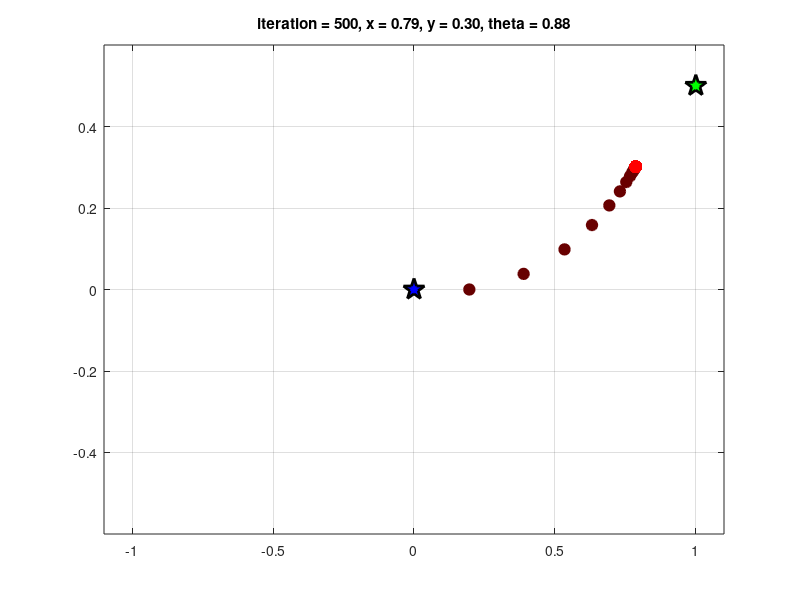

Here is the MATLAB script that generated this plot:


clear all
close all
clc

% Simulation length (in steps)
k_max = 500; % you may need to make this larger

% Initial positions
x_0 = 0;
y_0 = 0;
plot(x_0,y_0,'p','LineWidth',2,'MarkerSize',16,...
    'MarkerEdgeColor','k','MarkerFaceColor','b')
hold on

% Position references
x_r_c = 1;
y_r_c = 0.5;
plot(x_r_c,y_r_c,'p','LineWidth',2,'MarkerSize',16,...
    'MarkerEdgeColor','k','MarkerFaceColor','g')
hold on

% Angular position reference
theta_r_c = atan((y_r_c - y_0)/(x_r_c - x_0)); % is this correct?

% Reference vectors (constant here, but could be time-varying)
x_r = x_r_c*ones(k_max,1);
y_r = y_r_c*ones(k_max,1);
theta_r = theta_r_c*ones(k_max,1);

% Preallocate memory
x = zeros(k_max,1); % position on x axis
y = zeros(k_max,1); % position on y axis
v = zeros(k_max,1); % velocity
theta = zeros(k_max,1); % angular position
omega = zeros(k_max,1); % angular velocity
x_e = zeros(k_max,1); % error in x
y_e = zeros(k_max,1); % error in y
theta_e = zeros(k_max,1); % error in theta

% Time step
t = 0.1;

% Controller 
K = ones(2,3); % I just made this one up

for k = 1:k_max
    
    % Update states
    x(k+1) = x(k) + t*cos(theta(k))*v(k);
    y(k+1) = y(k) + t*sin(theta(k))*v(k);
    theta(k+1) = theta(k) + t*omega(k);
    
    % Calculate errors
    x_e(k) = x_r(k) - x(k);
    y_e(k) = y_r(k) - y(k);
    theta_e(k) = theta_r(k) - theta(k);
    
    % Calculate control inputs
    v(k+1) = K(1,:)*[x_e(k);y_e(k);theta_e(k)];
    omega(k+1) = K(2,:)*[x_e(k);y_e(k);theta_e(k)];
    
    pause(0.025)
    if k > 2
    c = [0.4 0 0] + (k/k_max)*[0.6 0 0];
    plot(x(k),y(k),'o','LineWidth',1,'MarkerSize',8,...
    'MarkerEdgeColor',c,'MarkerFaceColor',c)
    hold on
    grid on
    axis([-abs(x_r_c+0.1) abs(x_r_c+0.1) -abs(y_r_c+0.1) abs(y_r_c+0.1)])
    title(sprintf('iteration = %3i, x = %2.2f, y = %2.2f, theta = %2.2f',k,x(k),y(k),theta(k)))
    end
    
end
